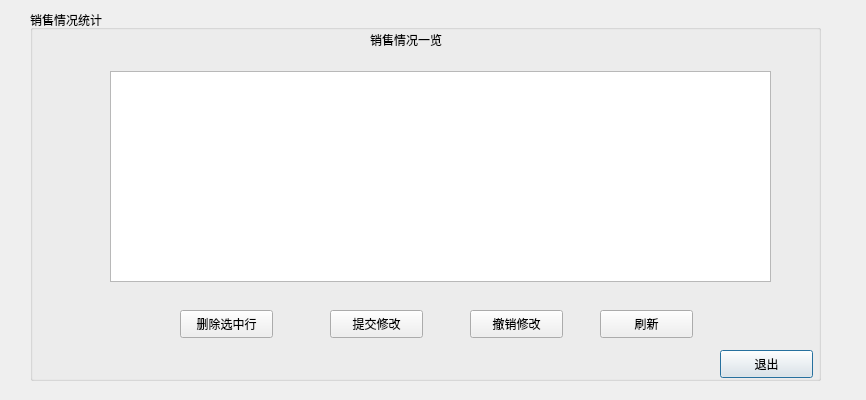
<?xml version="1.0" encoding="UTF-8"?>
<ui version="4.0">
 <class>sellViewDialog</class>
 <widget class="QDialog" name="sellViewDialog">
  <property name="geometry">
   <rect>
    <x>0</x>
    <y>0</y>
    <width>866</width>
    <height>400</height>
   </rect>
  </property>
  <property name="windowTitle">
   <string>Dialog</string>
  </property>
  <widget class="QGroupBox" name="groupBox">
   <property name="geometry">
    <rect>
     <x>30</x>
     <y>10</y>
     <width>791</width>
     <height>371</height>
    </rect>
   </property>
   <property name="title">
    <string>销售情况统计</string>
   </property>
   <widget class="QLabel" name="label">
    <property name="geometry">
     <rect>
      <x>340</x>
      <y>20</y>
      <width>91</width>
      <height>20</height>
     </rect>
    </property>
    <property name="text">
     <string>销售情况一览</string>
    </property>
   </widget>
   <widget class="QPushButton" name="cancelBtn">
    <property name="geometry">
     <rect>
      <x>690</x>
      <y>340</y>
      <width>93</width>
      <height>28</height>
     </rect>
    </property>
    <property name="text">
     <string>退出</string>
    </property>
   </widget>
   <widget class="QTableView" name="tableView">
    <property name="geometry">
     <rect>
      <x>80</x>
      <y>61</y>
      <width>661</width>
      <height>211</height>
     </rect>
    </property>
   </widget>
   <widget class="QPushButton" name="delteBtn">
    <property name="geometry">
     <rect>
      <x>150</x>
      <y>300</y>
      <width>93</width>
      <height>28</height>
     </rect>
    </property>
    <property name="text">
     <string>删除选中行</string>
    </property>
   </widget>
   <widget class="QPushButton" name="assignBtn">
    <property name="geometry">
     <rect>
      <x>300</x>
      <y>300</y>
      <width>93</width>
      <height>28</height>
     </rect>
    </property>
    <property name="text">
     <string>提交修改</string>
    </property>
   </widget>
   <widget class="QPushButton" name="revertBtn">
    <property name="geometry">
     <rect>
      <x>440</x>
      <y>300</y>
      <width>93</width>
      <height>28</height>
     </rect>
    </property>
    <property name="text">
     <string>撤销修改</string>
    </property>
   </widget>
   <widget class="QPushButton" name="renewBtn">
    <property name="geometry">
     <rect>
      <x>570</x>
      <y>300</y>
      <width>93</width>
      <height>28</height>
     </rect>
    </property>
    <property name="text">
     <string>刷新</string>
    </property>
   </widget>
  </widget>
 </widget>
 <resources/>
 <connections/>
</ui>
